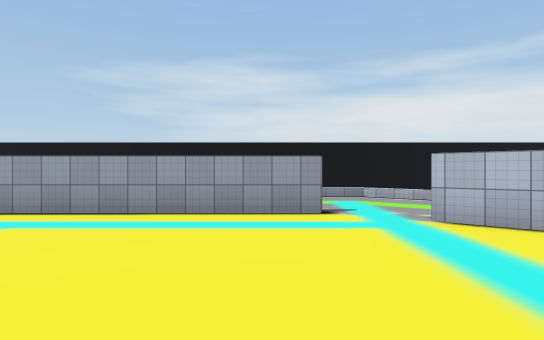
view 1 (above)

24 first-person views from a walk through a scene from a Unity 3-D project. The camera is 1.5 m above the floor, looks level and sees 75° across. The floor is counted in squares, 2 m on a side. Each view is taken from the middle of a square. On the plan, view 1 faces up. The plan holds only what a view shows up to about 11 squares ahead; the rest is blank. The place goes on beyond the plan. The player is left out. Some surface patterns are stand-ins.

view 2
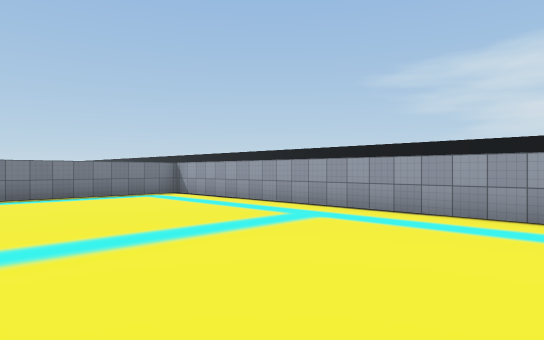

view 3
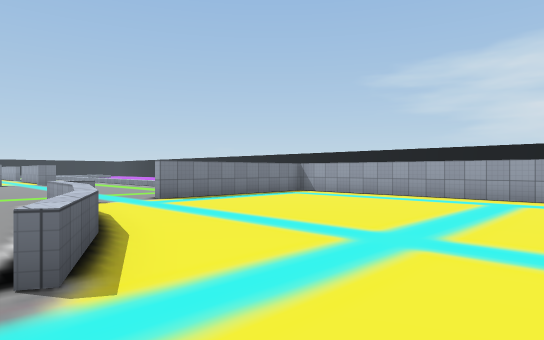

view 4
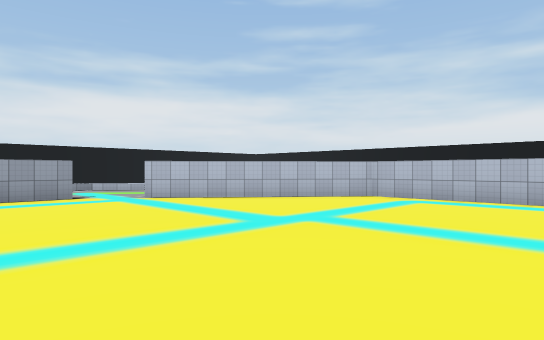

view 5
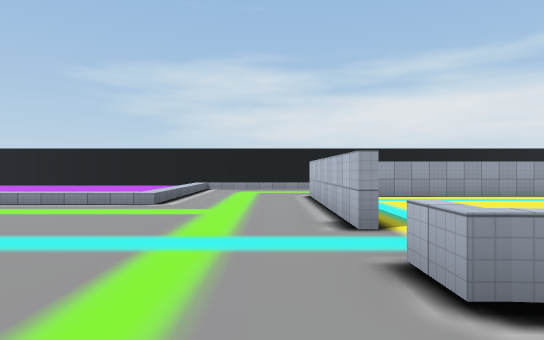

view 6
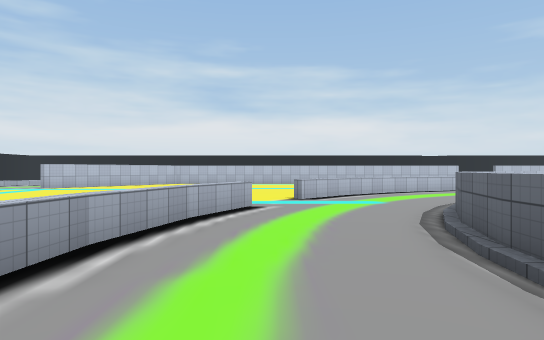

view 7
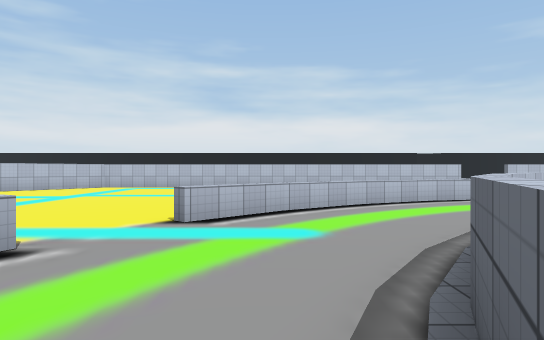

view 8
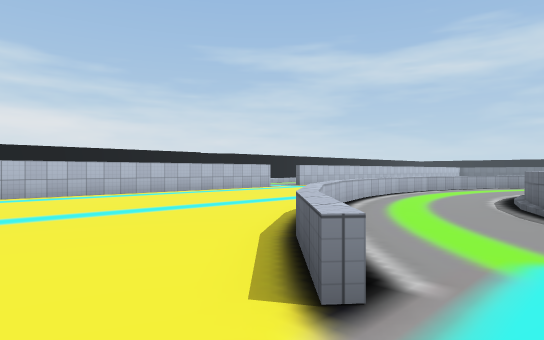

view 9
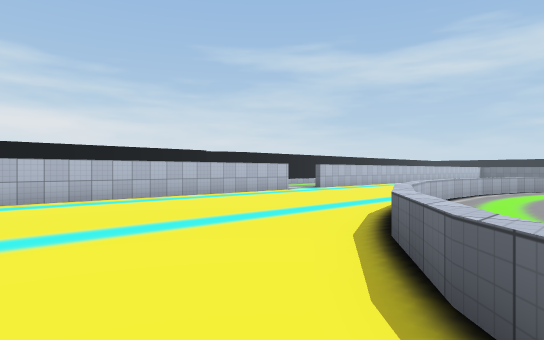

view 10
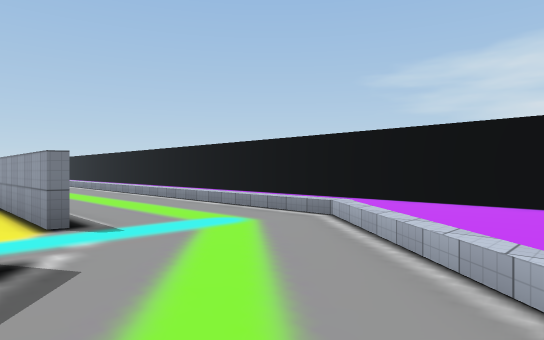

view 11
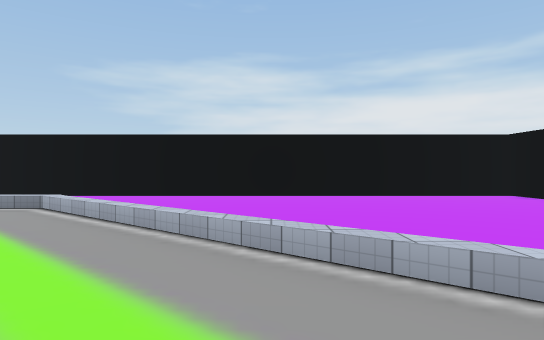

view 12
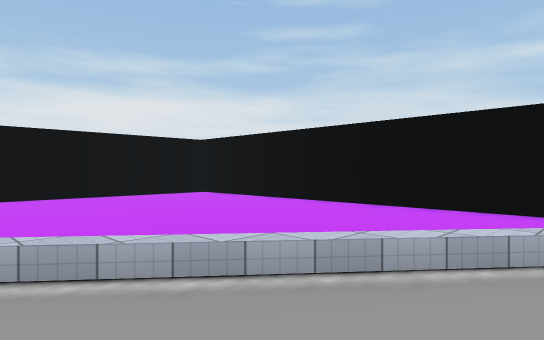

view 13
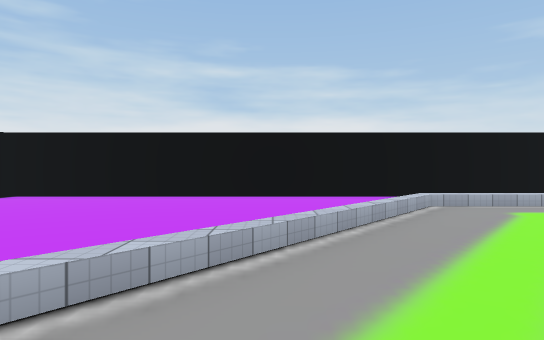

view 14
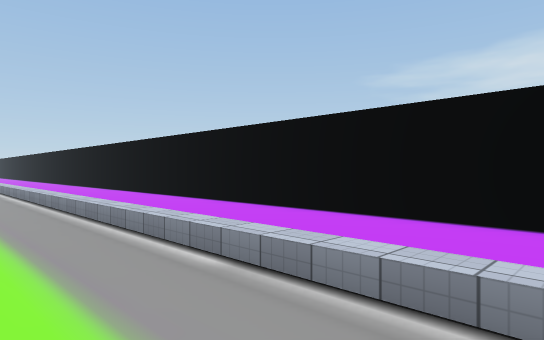

view 15
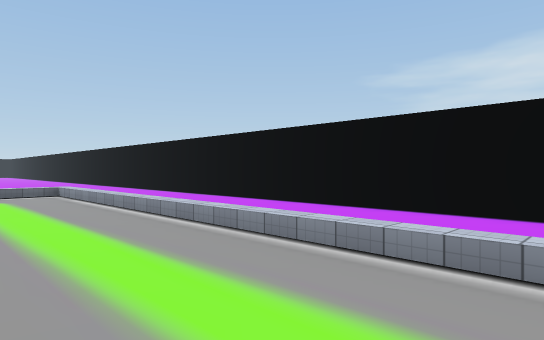

view 16
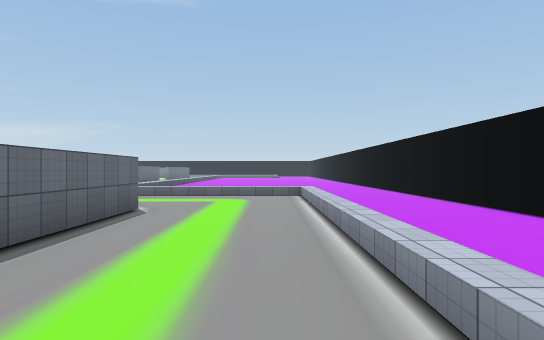

view 17
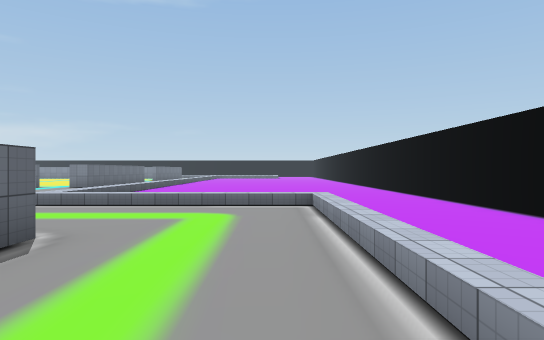

view 18
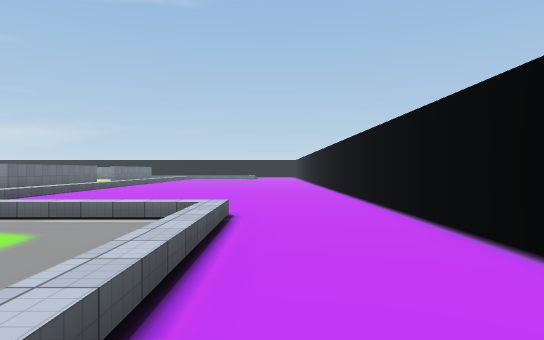

view 19
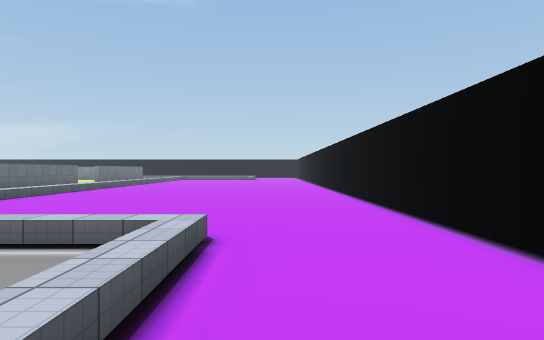

view 20
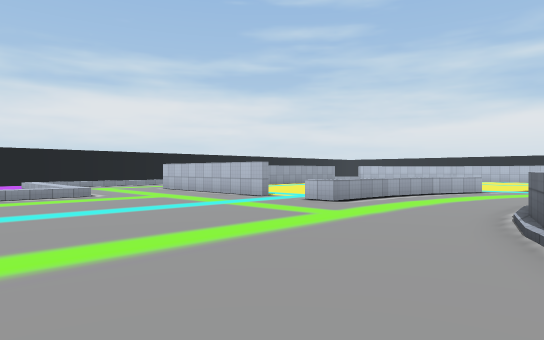

view 21
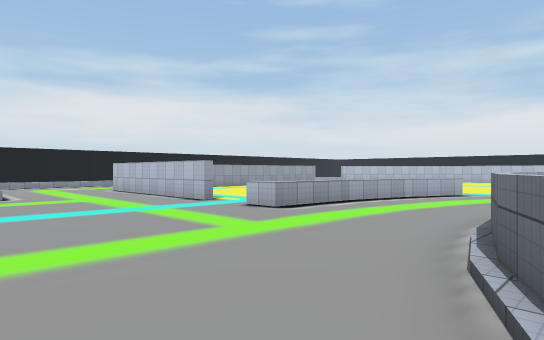

view 22
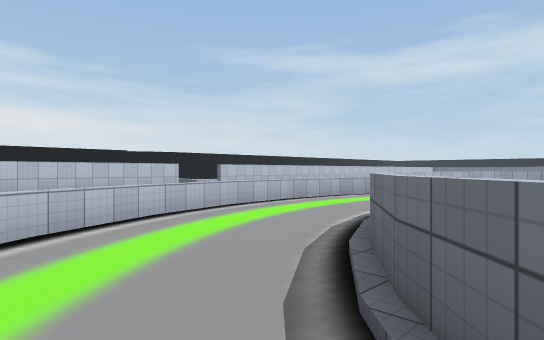

view 23
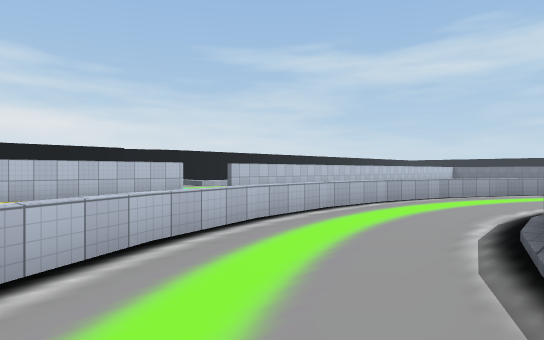

view 24
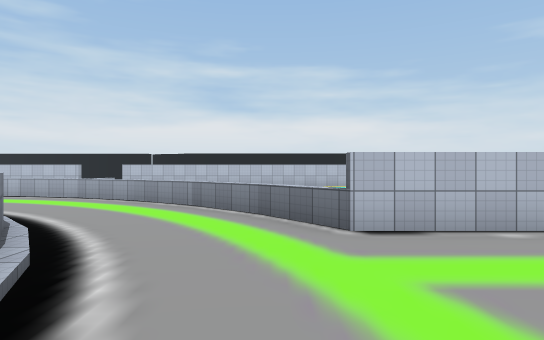

### Floor plan
Key: @ floor where view 1 was taken; # wall or solid block; . floor; / step, stairs or slope; = window, fence, low wall or low ledge; ^ raised ledge.
Columns run from 18 left of view 1 to 14 right of it. Each row starts with its distance up from view 1.
 14 #################################
 13 ................................#
 12 ................................#
 11 ................................#
 10 ...///////////////////..........#
  9 .. /................../.........#
  8 .. /.................../........#
  7 .. /.......... .........//......#
  6 .. /...############......//.....#
  5 .  /...#.............##...//....#
  4 ////...#..............##..../...#
  3  ......#...............##..../..#
  2  ......#................## ../. #
  1  ......#.................#  ./. #
  0  .................@......#   /. #
 -1  ......=.................#      #
 -2  ......^^^^^=............#      #
 -3 ...........=^^...........#
 -4 .........................#
 -5 ...............==........#
 -6  .....====......==.......#
 -7 . ..==    #==....^=......#
 -8             #=....^......#
 -9               =...^=.....#
-10               =....^.....#
-11                =...^.....#
-12                =...^.....#
-13                 ...^ ... #
-14                =...^ ..
-15                =...^
-16                =...^
-17                =...^
-18               =...#=
-19                ...^
-20             ==...==
-21            =.....=
-22            .....^
-23          . ...#^
-24            ...#
-25            ...#
-26             ..#

Positions as (right, up) in squares from view 1, and headings:
1: (0, 0), facing up
2: (0, 0), facing up-left
3: (-2, -4), facing up-left
4: (-2, -4), facing up-right
5: (-12, -4), facing up
6: (-12, -4), facing right
7: (-8, -6), facing right
8: (-4, -3), facing down-right
9: (-2, -4), facing down-right
10: (6, 5), facing up-left
11: (7, 3), facing up
12: (7, 3), facing up-right
13: (4, 6), facing right
14: (2, 8), facing up-left
15: (-3, 7), facing up-left
16: (-4, 9), facing left
17: (-7, 9), facing left
18: (-9, 11), facing left
19: (-11, 11), facing left
20: (-18, -7), facing up-right
21: (-16, -7), facing up-right
22: (-5, -7), facing down-right
23: (-3, -8), facing down-right
24: (-9, -23), facing right
